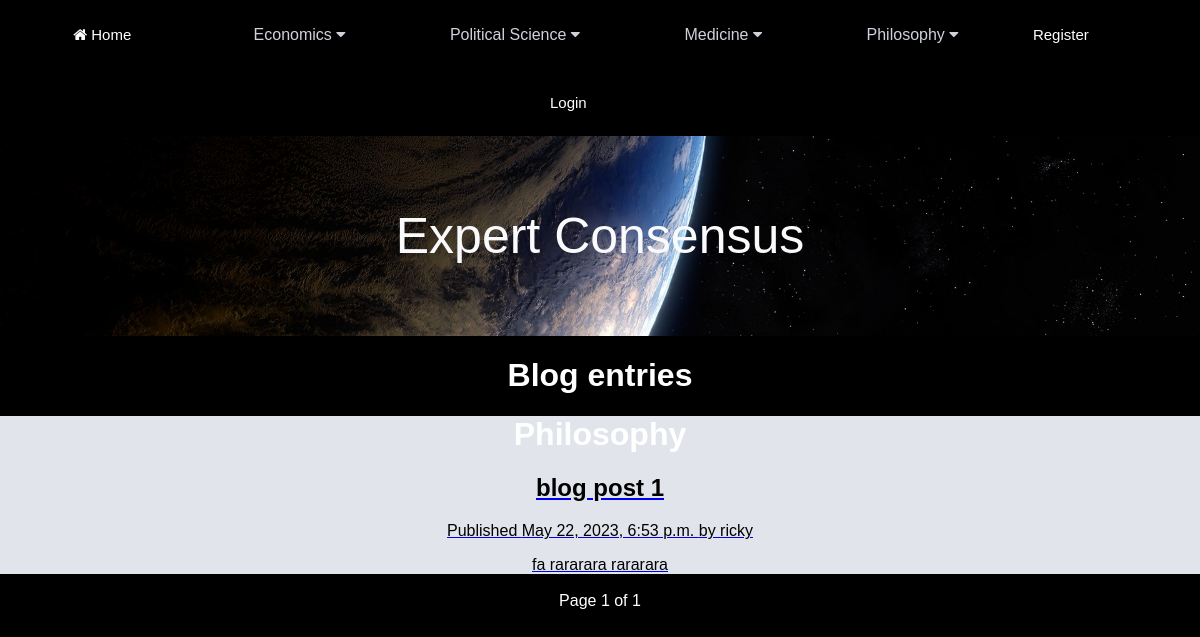
Screenshot of /MainApp/philosophy/ with the database file from the repository.
### MainApp/models.py (models this page shows, shortened)
class Post(models.Model):
    class Status(models.TextChoices):
        DRAFT = 'DF', 'Draft'
        PUBLISHED = 'PB', 'Published'
    title = models.CharField(max_length=255)
    author = models.ForeignKey(User, on_delete=models.CASCADE, related_name='blog_posts')
    slug = models.SlugField(max_length=255, unique_for_date='publish')
    body = models.TextField()
    publish = models.DateTimeField(default=timezone.now)
    created = models.DateTimeField(auto_now_add=True)
    updated = models.DateTimeField(auto_now=True)
    status = models.CharField(max_length=2, choices=Status.choices, default=Status.DRAFT)
    category = models.ForeignKey(Category, on_delete=models.CASCADE, related_name="posts")
    objects = models.Manager()
    published = PublishedManager()
    class Meta:
        ordering = ['-publish']
        indexes = [models.Index(fields=['-publish']),]
    def get_absolute_url(self):
        return reverse('MainApp:post_detail', args=[self.publish.year,
                                                    self.publish.month,
                                                    self.publish.day,
                                                    self.slug])

### MainApp/views.py (the view)
# urls.py: path('', views.post_list, name='post_list'),
def post_list(request):
    requested_url = request.path
    print("URL is......",requested_url)
    post_list = Post.published.all()
    paginator = Paginator(post_list,10)
    page_number = request.GET.get('page', 1)
    try:
        posts = paginator.page(page_number)
    except PageNotAnInteger:
        posts = paginator.page(1)
    except EmptyPage:
        posts = paginator.page(paginator.num_pages)
    if requested_url == "/MainApp/philosophy/":
        return render(request, 'MainApp/post/philosophy_blog.html', {'posts': posts})
    elif requested_url == "/MainApp/economics/":
        return render(request, 'MainApp/post/economics.html', {'posts': posts})
    else:
        return render(request, 'MainApp/post/list.html', {'posts': posts})

### MainApp/models.py (called while the page is built)
    def get_queryset(self):
        return super().get_queryset().filter(status=Post.Status.PUBLISHED)

    def __str__(self):
        return self.category

### MainApp/templates/MainApp/post/philosophy_blog.html (shortened to what this page needs)
{% extends "MainApp/base.html" %}
{% block content %}
    <h1>Blog entries</h1>
    <div id="post_list">
        {% for post in posts %}
            {% if post.category.category == "Philosophy" %}
            <h1>{{ post.category }}</h1>
                <a href="{{ post.get_absolute_url }}">
                <h2 id="post_title">
                        {{ post.title }}
                </h2>
                <div id="post_info">
                <p class="date">
                    Published {{ post.publish }} by {{ post.author }}
                </p>
                </div>
                <div id="post_body">
                    {{ post.body }}
                </div>
                </a>
            {% endif %}
        {% endfor %}
    </div>
{% include "pagination.html" with page=posts %}
{% endblock %}

### MainApp/static/style.css (style rules this page uses)
body { margin: 0; padding: 0; background: black; font-family: arial; }
#post_body { text-align: center; color:black; }
#post_info { text-align: center; color:black; }
#post_title { text-align: center; color: black; }
#post_list { background-color: #e1e5eb; color: black; }
p { color: black; text-align: center; }
h1 { color: white; text-align: center; }

### rows the page displays
Post: title "blog post 1", publish "May 22, 2023, 6:53 p.m.", author "ricky", body "fa rararara rararara"

### other values shown
{{ page.number }} "1"
{{ page.paginator.num_pages }} "1"
